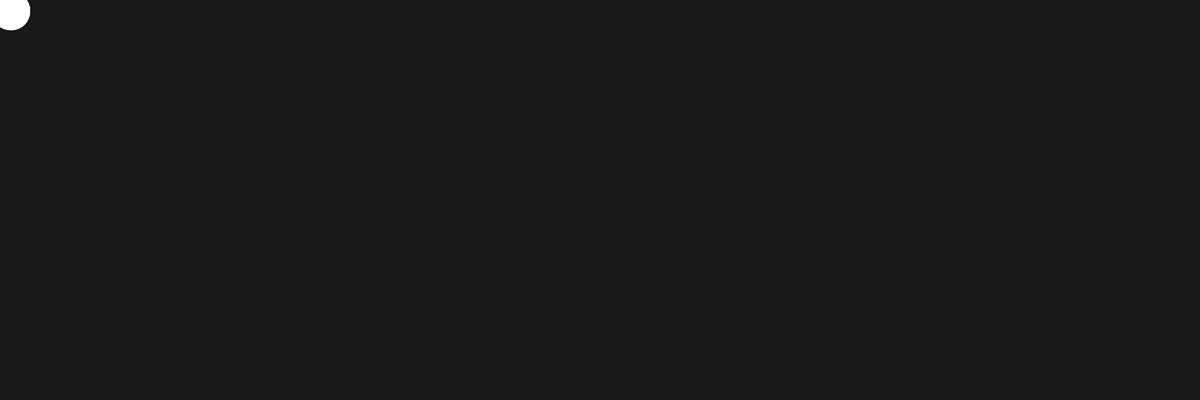
Frame 1 (no input)
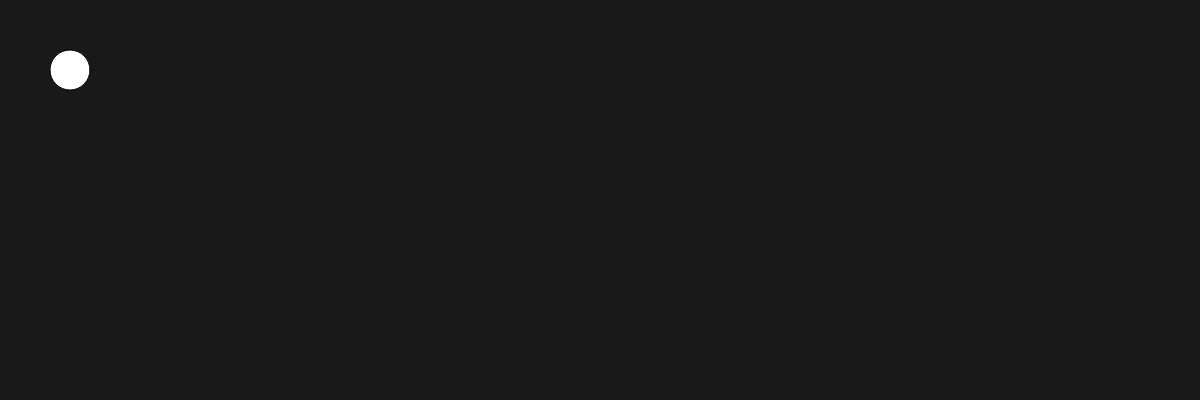
Frame 60 (no input)
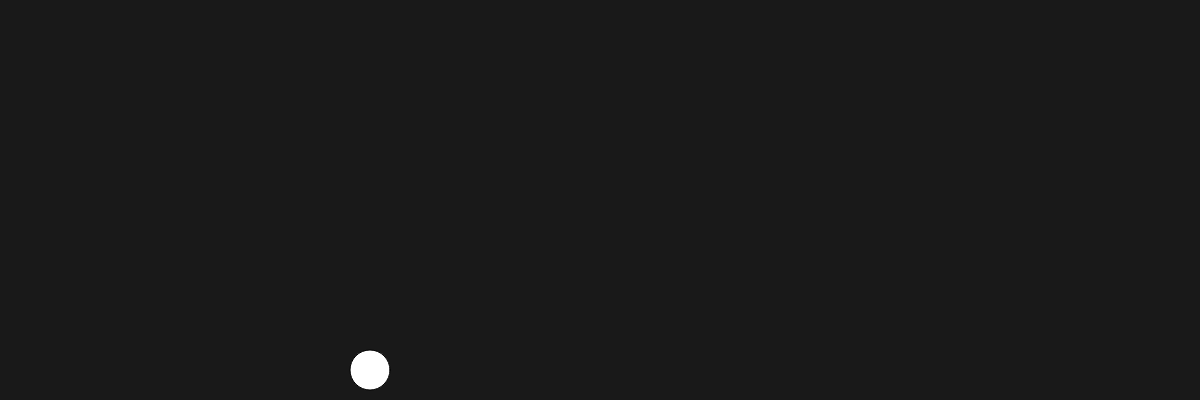
Frame 120 (the mouse pressed at the canvas centre since frame 60)

The p5.js sketch that drew these frames (run headless with seeded random() and noise() and a simulated clock; from frame 60 on, the mouse is pressed at the canvas centre):

// p5.js sketch
// ── sketch.js


let ball = {};
ball.width = 40;
ball.x = 10;
ball.y = 10;
ball.delta_x = 1;
ball.delta_y = 1;
ball.scale_x = 1;
ball.scale_y = 1;

function setup() {
    createCanvas(windowWidth, 400);

}



function draw() {
    background(25);

    ball.x += ball.delta_x * ball.scale_x;
    ball.y += ball.delta_y * ball.scale_y;


    if (ball.x >= width || ball.x <= 0) {
        ball.delta_x = -1 * ball.delta_x;
    }
    if (ball.y >= height || ball.y <= 0) {
        ball.delta_y = -1 * ball.delta_y;
    }

    fill(255);
    ellipse(ball.x, ball.y, ball.width, ball.width);
}

function mousePressed() {
    ball.scale_x = map(mouseX, 0, width, pmouseX, 10);
    ball.scale_y = map(mouseY, 0, height, pmouseY, 10);
}
